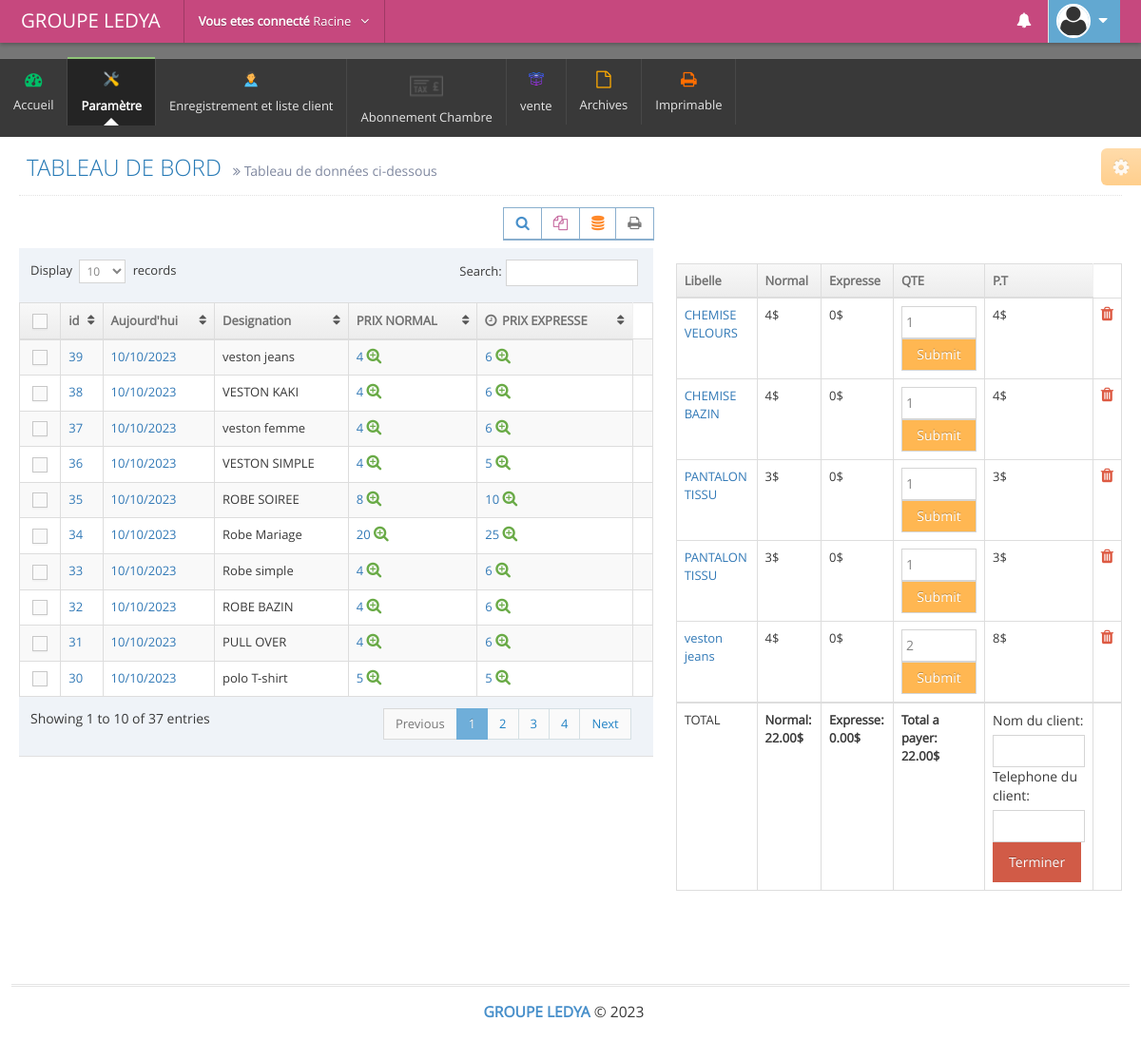
Page /admin/pressing_operation.php (signed in) on the committed database.
### tables this page shows
CREATE TABLE `pressing` (
  `id` int(11) NOT NULL,
  `designation` text NOT NULL,
  `tarifi_normal` text NOT NULL,
  `tarifi_expresse` text NOT NULL
);

CREATE TABLE `caisse_pressing` (
  `id` int(11) NOT NULL,
  `designation` text NOT NULL,
  `tarifi_normal` float NOT NULL,
  `tarifi_expresse` float NOT NULL,
  `percepteur` text NOT NULL,
  `id_percepteur` int(11) NOT NULL,
  `etat` int(11) NOT NULL,
  `qte` float NOT NULL,
  `pt` float NOT NULL,
  `id_prod` int(11) NOT NULL,
  `delimitation` text NOT NULL,
  `code_facture` text NOT NULL,
  `client` text NOT NULL,
  `Telephone` text NOT NULL,
  `date_operation` text NOT NULL,
  `position` int(11) NOT NULL,
  `tache` text NOT NULL
);

### admin/pressing_operation.php (the view, shortened to what this page needs)
            <?php include('includes/link.php'); ?>
            <?php include('includes/hea.php'); ?>
            <?php include'db/connectbdd.php';?>
            <div class="main-content">
            	<div class="main-content-inner">
            		<div class="page-content">
            			<div class="ace-settings-container" id="ace-settings-container">
            				<div class="btn btn-app btn-xs btn-warning ace-settings-btn" id="ace-settings-btn">
            					<i class="ace-icon fa fa-cog bigger-130"></i>
            				</div>
         </div>
         <div class="page-header">
            <h1>
                  TABLEAU DE BORD
                  <small>
                        <i class="ace-icon fa fa-angle-double-right"></i>
                        Tableau de données ci-dessous
                 </small>
          </h1>
   </div>
   <div class="row">
     <div class="col-xs-12">
           <div class="row">
                 <div class="col-lg-7">
                       <div class="row">
                             <div class="col-xs-12">
                                <div class="row">
                                    <div class="col-xs-12">
                                     <div class="clearfix">
                                      <div class="pull-right tableTools-container"></div></div>
                                      <div>
                                          <table id="dynamic-table" class="table table-striped table-bordered table-hover">
                                                 <thead>
                                                        <tr> <th class="center">
                                                              <label class="pos-rel">
                                                                     <span class="lbl"></span>
                                                              </label>
                                                       </th>
                                                       <th>id</th>
                                                       <th>Aujourd'hui</th>
                                                       <th>Designation</th>
                                                       <th class="hidden-480">PRIX NORMAL</th>
                                                       <th>
                                                        <i class="ace-icon fa fa-clock-o bigger-110 hidden-480"></i>
                                                        PRIX EXPRESSE
                                                 </th>
                                          </tr>
                                   </thead>
                                   <tbody>
                                     <?php
                                     $requete2 = mysqli_query($connection,"SELECT *FROM pressing  ORDER BY id DESC");
                                     while ($garde = mysqli_fetch_assoc($requete2)) {  ?>
                                           <tr>
                                                 <td class="center">
                                                       <label class="pos-rel">
                                                             <span class="lbl"></span>
                                                      </label>
                                               </td>
                                               <td><a href="#"><?php echo $garde['id']; ?></a></td>
                                               <td><a href="#"><?php echo date('d/m/Y'); ?></a></td>
                                               <td><?php echo $garde['designation']; ?></td>
<td class="hidden-480"><a href="pressing_operation.php?normal=<?php echo $garde['id']; ?>"><?php echo $d = $garde['tarifi_normal']; ?>  </a>
<a class="green" href="pressing_operation.php?normal=<?php echo $garde['id']; ?>"><i class="ace-icon fa fa-search-plus bigger-130"></i></a> </td>
 <td><a href="pressing_operation.php?expresse=<?php echo $garde['id']; ?>">   <?php echo $garde['tarifi_expresse']; ?></a>
 <a class="green" href="pressing_operation.php?expresse=<?php echo $garde['id']; ?>"><i class="ace-icon fa fa-search-plus bigger-130"></i></a> </td>
                                             <td>
                                                                                 </td></tr>
                                                                          <?php }
                                                                          ?>
</tbody>
</table>
</div>
</div>
</div>
</div>
</div>
</div>
<div class="col-lg-5">
<br><br><br>
<table class="table table-bordered">
    <thead>
          <tr>                <th scope="col">Libelle</th>
                <th scope="col">Normal</th>
                <th scope="col">Expresse</th>
                <th scope="col">QTE</th>
                <th scope="col">P.T</th>
         </tr>
  </thead>
  <tbody>
       <?php
                                     $requete2 = mysqli_query($connection,"SELECT *FROM caisse_pressing where etat=0  ORDER BY id DESC");
                                     while ($garde = mysqli_fetch_assoc($requete2)) {  ?>
   <tr>
          <td><a href="#"><?php echo $garde['designation'] ?></a></td>
                                                   <td><?php echo $garde['tarifi_normal']; ?>$</td>
                                                      <td><?php echo $garde['tarifi_expresse']; ?>$</td>
                                                      <td> <form method="post"><input type="number" value="<?php echo $garde['qte']; ?>" name="qte" class="form-control col-sm-2">
<input type="submit"  name="inserer" class="form-control btn btn-warning">
                                                      </form>  </td>
                                                      <td><?php echo $garde['pt']; ?>$</td>
                                                       <td><a class="red" href="pressing_operation.php?sup=<?php echo $garde['id']; ?>"><i class="ace-icon fa fa-trash bigger-130"></i></a> </td>
  </tr>
     <?php }
                                                                          ?>
</tbody>
<footer>
    <tr>
        <td>TOTAL</td>
        <td><strong>Normal:   <?php  $requete2 = mysqli_query($connection,"SELECT sum(pt) as normale FROM caisse_pressing where etat=0 and delimitation='normale'");
                                     while ($garde = mysqli_fetch_assoc($requete2)) {
 $nn=$garde['normale'];
echo number_format($nn,2);
}
                                      ?>$</strong></td>
        <td><strong>Expresse:  <?php  $requete2 = mysqli_query($connection,"SELECT sum(pt) as expresses FROM caisse_pressing where etat=0 and delimitation='expresse' ");
                                     while ($garde = mysqli_fetch_assoc($requete2)) {
 $ex=$garde['expresses'];
echo number_format($ex,2);
}
                                      ?>$</strong></td>
        <td><strong>Total a payer:  <?php echo $total=number_format($nn+$ex,2); ?>$</strong></td>
        <td>
            <form method="post">
<div class="mb-4">
            <label for="recipient-name" class="col-form-label">Nom du client:</label>
            <input type="text" class="form-control" id="recipient-name" name="client">
          </div>
          <div class="mb-4">
            <label for="recipient-name" class="col-form-label">Telephone du client:</label>
            <input type="text" class="form-control" id="recipient-name" name="Telephone">
          </div>
                <input type="submit" name="valider" value="Terminer"class="btn btn-danger"></form></td>
    </tr>
</footer>
</table>
<br><br>
</div>
</div>
</div>
</div>
</div>
</div>
</div>
<?php include('includes/ft.php'); ?>
</body>
</html>

### rows in the picture
pressing: id "39", designation "veston jeans", tarifi_normal "4", tarifi_expresse "6"
pressing: id "38", designation "VESTON KAKI", tarifi_normal "4", tarifi_expresse "6"
pressing: id "37", designation "veston femme", tarifi_normal "4", tarifi_expresse "6"
pressing: id "36", designation "VESTON SIMPLE", tarifi_normal "4", tarifi_expresse "5"
pressing: id "35", designation "ROBE SOIREE", tarifi_normal "8", tarifi_expresse "10"
pressing: id "34", designation "Robe Mariage", tarifi_normal "20", tarifi_expresse "25"
pressing: id "33", designation "Robe simple", tarifi_normal "4", tarifi_expresse "6"
pressing: id "32", designation "ROBE BAZIN", tarifi_normal "4", tarifi_expresse "6"
pressing: id "31", designation "PULL OVER", tarifi_normal "4", tarifi_expresse "6"
pressing: id "30", designation "polo T-shirt", tarifi_normal "5", tarifi_expresse "5"
caisse_pressing: designation "CHEMISE VELOURS", tarifi_normal "4", tarifi_expresse "0", qte "1", pt "4"
caisse_pressing: designation "CHEMISE BAZIN", tarifi_normal "4", tarifi_expresse "0", qte "1", pt "4"
caisse_pressing: designation "PANTALON TISSU", tarifi_normal "3", tarifi_expresse "0", qte "1", pt "3"
caisse_pressing: designation "PANTALON TISSU", tarifi_normal "3", tarifi_expresse "0", qte "1", pt "3"
caisse_pressing: designation "veston jeans", tarifi_normal "4", tarifi_expresse "0", qte "2", pt "8"

### other values in the picture
$username "Racine"
$nn "22.00"
$ex "0.00"
$total=number_format($nn+$ex,2) "22.00"
